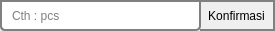
<?xml version="1.0" encoding="UTF-8"?>
<ui version="4.0">
 <class>Dialog</class>
 <widget class="QDialog" name="Dialog">
  <property name="geometry">
   <rect>
    <x>0</x>
    <y>0</y>
    <width>275</width>
    <height>31</height>
   </rect>
  </property>
  <property name="windowTitle">
   <string>Tambah Satuan Jumlah Barang</string>
  </property>
  <property name="windowIcon">
   <iconset resource="../data/ui/logo.qrc">
    <normaloff>:/newPrefix/logo.png</normaloff>:/newPrefix/logo.png</iconset>
  </property>
  <widget class="QLineEdit" name="nama_satuan">
   <property name="geometry">
    <rect>
     <x>0</x>
     <y>0</y>
     <width>201</width>
     <height>31</height>
    </rect>
   </property>
   <property name="maximumSize">
    <size>
     <width>201</width>
     <height>31</height>
    </size>
   </property>
   <property name="styleSheet">
    <string notr="true">border: 2px solid gray;

border-bottom-left-radius: 5px;

border-bottom-right-radius: 5px;
padding: 0 8px;
min-height: 15px ;

selection-background-color: darkgray;</string>
   </property>
   <property name="placeholderText">
    <string>Cth : pcs</string>
   </property>
  </widget>
  <widget class="QPushButton" name="apply">
   <property name="geometry">
    <rect>
     <x>200</x>
     <y>0</y>
     <width>75</width>
     <height>31</height>
    </rect>
   </property>
   <property name="styleSheet">
    <string notr="true">border: 2px solid gray;
border-left : 0px;
padding: 0 8px;
min-height: 15px ;

selection-background-color: darkgray;</string>
   </property>
   <property name="text">
    <string>Konfirmasi</string>
   </property>
  </widget>
  <widget class="QLineEdit" name="id">
   <property name="geometry">
    <rect>
     <x>0</x>
     <y>0</y>
     <width>16</width>
     <height>31</height>
    </rect>
   </property>
   <property name="maximumSize">
    <size>
     <width>201</width>
     <height>31</height>
    </size>
   </property>
   <property name="styleSheet">
    <string notr="true">border: 2px solid gray;

border-bottom-left-radius: 5px;

border-bottom-right-radius: 5px;
padding: 0 8px;
min-height: 15px ;

selection-background-color: darkgray;</string>
   </property>
   <property name="placeholderText">
    <string/>
   </property>
  </widget>
  <zorder>id</zorder>
  <zorder>nama_satuan</zorder>
  <zorder>apply</zorder>
 </widget>
 <tabstops>
  <tabstop>nama_satuan</tabstop>
 </tabstops>
 <resources>
  <include location="../data/ui/logo.qrc"/>
 </resources>
 <connections/>
</ui>
